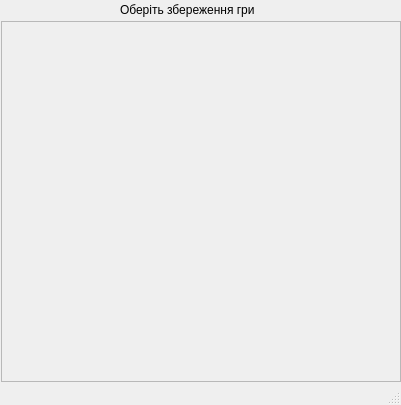
<?xml version="1.0" encoding="UTF-8"?>
<ui version="4.0">
 <class>DownloadWindow</class>
 <widget class="QMainWindow" name="DownloadWindow">
  <property name="geometry">
   <rect>
    <x>0</x>
    <y>0</y>
    <width>401</width>
    <height>405</height>
   </rect>
  </property>
  <property name="windowTitle">
   <string>MainWindow</string>
  </property>
  <widget class="QWidget" name="centralwidget">
   <widget class="QScrollArea" name="scrollArea">
    <property name="geometry">
     <rect>
      <x>1</x>
      <y>21</y>
      <width>400</width>
      <height>361</height>
     </rect>
    </property>
    <property name="widgetResizable">
     <bool>true</bool>
    </property>
    <widget class="QWidget" name="scrollAreaWidgetContents">
     <property name="geometry">
      <rect>
       <x>0</x>
       <y>0</y>
       <width>398</width>
       <height>359</height>
      </rect>
     </property>
    </widget>
   </widget>
   <widget class="QLabel" name="label">
    <property name="geometry">
     <rect>
      <x>120</x>
      <y>0</y>
      <width>151</width>
      <height>20</height>
     </rect>
    </property>
    <property name="text">
     <string>Оберіть збереження гри </string>
    </property>
   </widget>
  </widget>
  <widget class="QMenuBar" name="menubar">
   <property name="geometry">
    <rect>
     <x>0</x>
     <y>0</y>
     <width>401</width>
     <height>26</height>
    </rect>
   </property>
  </widget>
  <widget class="QStatusBar" name="statusbar"/>
 </widget>
 <resources/>
 <connections/>
</ui>
